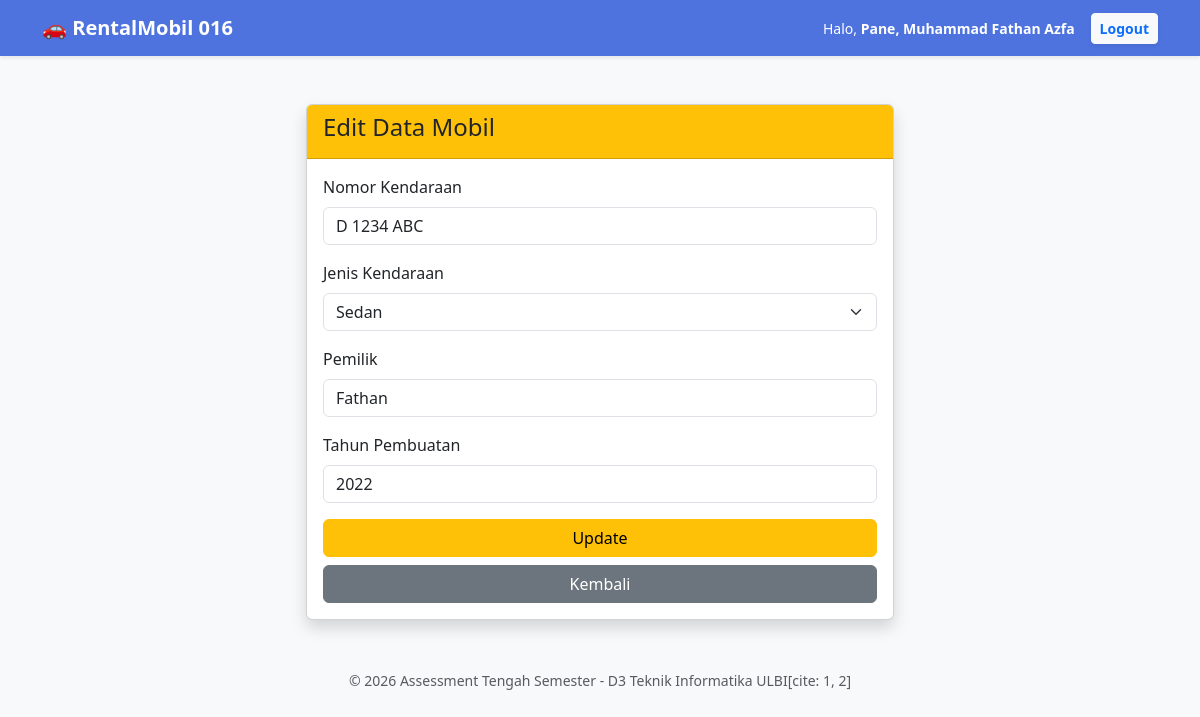
The app's page /edit.php?id=1 (signed in) with its own data.
### tables this page shows
CREATE TABLE `mobil_016` (
  `no_id` int(10) NOT NULL,
  `nomor_kendaraan` varchar(12) NOT NULL,
  `jenis_kendaraan` enum('Sedan','Pickup','Truk','Bemo') NOT NULL,
  `pemilik` varchar(50) NOT NULL,
  `tahun_pembuatan` char(4) NOT NULL
);

### edit.php (the view, shortened to what this page needs)
<?php
include "koneksi.php";
$id = $_GET['id'];
$data = mysqli_fetch_assoc(mysqli_query($conn, "SELECT * FROM mobil_016 WHERE no_id='$id'"));
include "header.php";
?>
<div class="row justify-content-center">
    <div class="col-md-6">
        <div class="card shadow">
            <div class="card-header bg-warning text-dark">
                <h4>Edit Data Mobil</h4>
            </div>
            <div class="card-body">
                <form method="POST">
                    <div class="mb-3">
                        <label class="form-label">Nomor Kendaraan</label>
                        <input type="text" name="nomor_kendaraan" value="<?= $data['nomor_kendaraan']; ?>" class="form-control" required>
                    </div>
                    <div class="mb-3">
                        <label class="form-label">Jenis Kendaraan</label>
                        <select name="jenis_kendaraan" class="form-select" required>
                            <option value="Sedan" <?= ($data['jenis_kendaraan'] == 'Sedan') ? 'selected' : ''; ?>>Sedan</option>
                        </select>
                    </div>
                    <div class="mb-3">
                        <label class="form-label">Pemilik</label>
                        <input type="text" name="pemilik" value="<?= $data['pemilik']; ?>" class="form-control" required>
                    </div>
                    <div class="mb-3">
                        <label class="form-label">Tahun Pembuatan</label>
                        <input type="text" name="tahun_pembuatan" value="<?= $data['tahun_pembuatan']; ?>" maxlength="4" class="form-control" required>
                    </div>
                    <button type="submit" name="update" class="btn btn-warning w-100">Update</button>
                    <a href="index.php" class="btn btn-secondary w-100 mt-2">Kembali</a>
                </form>
            </div>
        </div>
    </div>
</div>
<?php include "footer.php"; ?>

### records on screen
mobil_016: nomor_kendaraan "D 1234 ABC", jenis_kendaraan "Sedan", pemilik "Fathan", tahun_pembuatan "2022"

### other values on screen
$_SESSION['nama'] "Pane, Muhammad Fathan Azfa"
